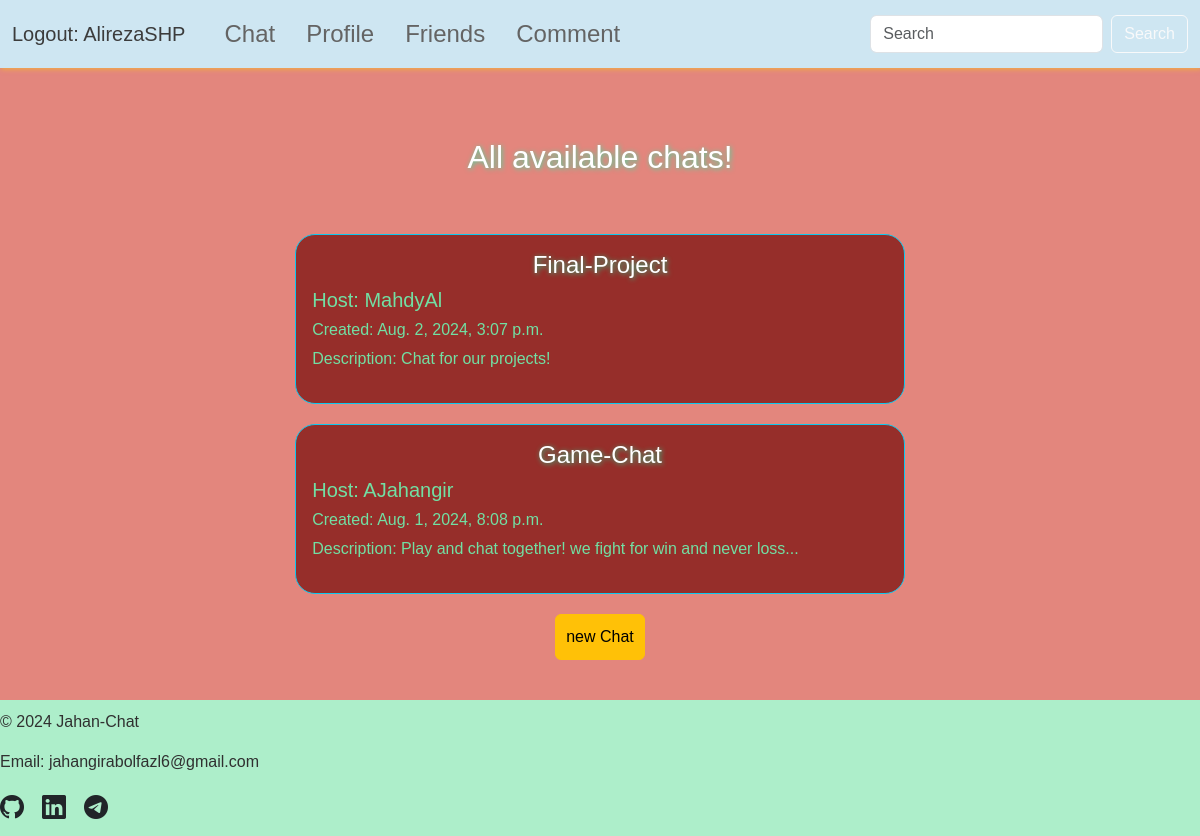
Page / (signed in) on the committed database.
### base/models.py (models this page shows, shortened)
class CustomUser(AbstractUser):
    friends = models.ManyToManyField("self", symmetrical=True, blank=True)
    created = models.DateTimeField(auto_now_add=True)
    groups = models.ManyToManyField(
        Group,
        related_name='customuser_set',
        blank=True,
        help_text='The groups this user belongs to. A user will get all permissions granted to each of their groups.',
        related_query_name='customuser',
    )
    user_permissions = models.ManyToManyField(
        Permission,
        related_name='customuser_set',
        blank=True,
        help_text='Specific permissions for this user.',
        related_query_name='customuser',
    )
    class Meta:
        ordering = ["created"]
    def __str__(self):
        return self.username

class Chat(models.Model):
    name = models.CharField(max_length=50, unique=True)
    host = models.ForeignKey(CustomUser, on_delete=models.CASCADE, related_name="hosted_chats")
    participants = models.ManyToManyField(CustomUser, related_name="chats")
    description = models.TextField(blank=True)
    created = models.DateTimeField(auto_now_add=True)
    status = models.CharField(max_length=10, choices=[("open", "open"), ("close", "close")], default="open")
    isDirect = models.BooleanField(default=False)
    class Meta:
        ordering = ["-created"]
        indexes = [
            models.Index(fields=["created"]),
        ]

### base/views.py (the view)
# urls.py: path("", views.chat, name="chat"),
def chat(request):
    chats = Chat.objects.all()
    context = {"chats": chats}
    return render(request, "base/chat.html", context=context)

### base/templates/base/chat.html (shortened to what this page needs)
{% extends 'base.html' %}
{% load static %}
{% block extra_css %}
<link rel="stylesheet" href="{% static 'style/chat.css' %}">
{% endblock extra_css %}
{% block page_title %}
    <h2>All available chats!</h2>
{% endblock page_title %}
{% block page_content %}
    <div class="outer-container" data-chat-details-url="{% url 'chat_details' 'CHAT_NAME' 'CHAT_ID' %}">
        <div class="card-container">
            {% for chat in chats %}
                {% if chat.status == "open" and not chat.isDirect or user == chat.host and not chat.isDirect or user in chat.participants and not chat.isDirect %}
                    <div class="card border-info" data-chat-id="{{ chat.id }}" data-chat-name="{{ chat.name }}">
                        <div class="card-body">
                            <div class="info-container">
                                <h4 id="chat-name"><a href="{% url 'chat_details' chat.name chat.id %}">{{ chat.name }}</a></h4>
                                <h5>Host: {{ chat.host }}</h5>
                                <h6>Created: {{ chat.created }}</h6>
                                <p>Description: {{ chat.description|slice:100 }}</p>
                            </div>
                        </div>
                    </div>
                {% endif %}
            {% endfor %}
        </div>
    </div>
    <button class="btn btn-warning create-chat-btn" type="submit" data-chat-details-url="{% url 'create_chat' %}">new Chat</button>
{% endblock page_content %}

### templates/base.html (shortened to what this page needs)
<!DOCTYPE html>
{% load static %}
<html lang="en">
<head>
    <link href="https://cdn.jsdelivr.net/npm/bootstrap@5.3.3/dist/css/bootstrap.min.css" rel="stylesheet">
    <link rel="stylesheet" href="{% static 'style/base.css' %}">
    <link rel="stylesheet" href="https://cdnjs.cloudflare.com/ajax/libs/bootstrap-icons/1.10.5/font/bootstrap-icons.min.css">
    {% block extra_css %}{% endblock extra_css %}
</head>
<body>
  <header>
    <nav class="navbar navbar-expand-lg">
        <div class="container-fluid">
          {% if request.user.is_authenticated %}
          <a class="navbar-brand" href="{% url 'logout' %}">
            Logout: {{ request.user.username }}
          </a>
          {% else %}
          <a class="navbar-brand" href="{% url 'login' %}">
            Login
          </a>
          {% endif %}
          <div class="collapse navbar-collapse" id="navbarNav">
            <ul class="navbar-nav">
              <li class="nav-item">
                <a class="nav-link" aria-current="page" href="{% url 'chat' %}">Chat</a>
              </li>
              <li class="nav-item">
                <a class="nav-link" href="{% if user.is_authenticated %}{% url 'profile' user.username user.id %}{% else %}{% url 'login' %}{% endif %}">Profile</a>
              </li>
              <li class="nav-item">
                <a class="nav-link" href="{% url 'friends' %}">Friends</a>
              </li>
              <li class="nav-item">
                <a class="nav-link" href="{% url 'comment' %}">Comment</a>
              </li>
            </ul>
          </div>
        <form action="" class="d-flex" role="search">
            <input class="form-control me-2" type="search" placeholder="Search" aria-label="Search">
            <button class="btn btn-outline-light" type="submit">Search</button>
        </form>
        </div>
      </nav>
    </header>
    <main>
      {% block page_title %}{% endblock page_title %}
      {% block page_content %}{% endblock page_content %}
    </main>
    <footer>
      <div class="footer-container">
        <p>&copy; 2024 Jahan-Chat</p>
        <p>Email: jahangirabolfazl6@gmail.com</p>
        <div class="social-icons">
          <a href="https://github.com/Jahan-Jahan" target="_blank" class="text-dark me-2">
            <i class="bi bi-github"></i>
          </a>
          <a href="https://www.linkedin.com/in/abolfazl-jahangir-a69109242/" target="_blank" class="text-dark me-2">
            <i class="bi bi-linkedin"></i>
          </a>
          <a href="https://t.me/jahangir845" target="_blank" class="text-dark me-2">
            <i class="bi bi-telegram"></i>
          </a>
        </div>
      </div>
    </footer>
</body>
</html>

### static/style/base.css (style rules this page uses)
html, body { margin: 0; padding: 0; height: 100%; }
body { background-color: #E3867D; font-family: 'Lucida Sans', 'Lucida Sans Regular', 'Lucida Grande', 'Lucida Sans Unicode', Geneva, Verdana, sans-serif; display: flex; flex-direction: column; min-height: 100vh; }
.navbar { background-color: #CEE6F2; box-shadow: 1px 1px 5px rgba(255, 217, 0, 0.523); }
.nav-item { font-size: 1.5em; padding-left: 15px; margin: 0; }
.nav-item .nav-link { color: rgb(100, 100, 100); }
.navbar-brand { color: rgb(60, 60, 60); }
main { flex: 1; padding: 20px; }
.footer-container { color: #303030; padding: 10px 0; background-color: #adeeca; }
.social-icons { display: flex; justify-content: flex-start; align-items: flex-start; gap: 10px; }
.social-icons a { font-size: 1.5em; color: #303030; transition: color 0.3s; }

### static/style/chat.css (style rules this page uses)
h2 { padding: 50px; text-align: center; color: white; text-shadow: 1px 1px 5px rgba(0, 255, 179, 0.697); }
.outer-container { display: flex; justify-content: center; }
.card-container { display: flex; flex-wrap: wrap; justify-content: center; gap: 20px; }
h4 { color: #72dfa3; text-shadow: 1px 1px 5px rgba(0, 255, 179, 0.697); }
.card { color: #72dfa3; background-color: #962E2A; border-radius: 20px; width: 75%; }
a { color: white; text-decoration: none; }
#chat-name { text-align: center; }
.create-chat-btn { padding: 10px; display: block; margin: auto; margin-top: 20px; margin-bottom: 20px; }

### rows in the picture
CustomUser: user.username "AlirezaSHP"
Chat: name "Final-Project", host "MahdyAl", created "Aug. 2, 2024, 3:07 p.m.", description "Chat for our projects!"
Chat: name "Game-Chat", host "AJahangir", created "Aug. 1, 2024, 8:08 p.m.", description "Play and chat together! we fight for win and never loss..."
